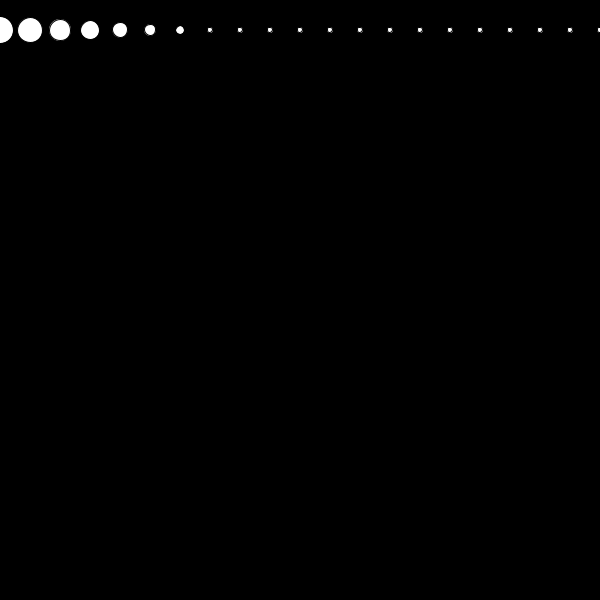
Frame 1 (no input)
Frame 60 (the mouse pressed at the canvas centre just before this capture): identical to frame 1, image omitted
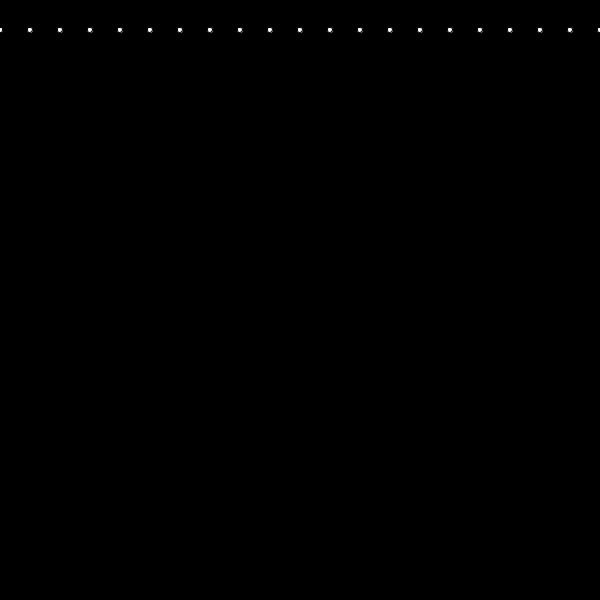
Frame 120 (the mouse held since frame 60 and released just before this capture)

The Processing sketch that drew these frames (run headless with seeded random() and noise(); from frame 60 on, the mouse is pressed at the canvas centre):

// Processing sketch: distanceReactingSpots
// ── distanceReactingSpots.pde
Spot [] mySpot = new Spot[30];  // we delcare the array of objects

// this means: use the class Spot, make it an array called mySpot. Create an array of 30 objects using the class Spot.
// in short: create an array of "Spots" with 30 elements.

void setup() {
  size(600, 600);
  smooth();

  for (int i=0; i<mySpot.length; i++) {
      mySpot [i] = new Spot(30 * i, 30, 20); // We assign the elements of the array, and we give it some properties
  }
}


void draw() {
  background(0);

  for (int i=0; i<mySpot.length; i++) {
      mySpot[i].update(mouseX, mouseY);
      mySpot[i].display();
  }
}


// ── spot.pde
class Spot {
  
  // we define the variables
  // these variables are accesible 
  float x;
  float y;
  float mx;
  float my;
  float sz;
  float mouseDist;
  float mouseDistMapped;
  
  // this is the Constructor
  // The Constructor is used for initializing data for the object
  // It's like the initials parameters needed to create the object
  // Note the syntax. There is no "void" before the name
  Spot(float xPos, float yPos, float spotSize){
    x = xPos;      // assign xPos (a number coming from outside the class) to x (a local variable)
    y = yPos;      // same case with y and yPos
    sz = spotSize; // same for sz and spotSize
  }
  
  
  // The functions inside a class are called Methods
  // this "update" method is to check things every frame
  // in this case we are checking the mouse position 
  // the name "update" is just a name
  void update(float mousePosX, float mousePosY){
    mx = mousePosX;
    my = mousePosY;
    mouseDist = dist(x, y, mx, my);
    mouseDist = constrain(mouseDist, 0, 200);
    mouseDistMapped = map(mouseDist, 0, 200, 1.5, 0.3);
  }
  
  
  // with this method we draw
  // To be less confusing, we call this method "display", but could be "draw" or any other name
  void display(){
    // draw an ellipse
    // note that we are controlling the size with mouseDistanceMapped (that gives us a number between 0 and 1
    // what we do is multiply the size by a number between 0 and 1, so it's like a percentage
    ellipse(x, y, sz * mouseDistMapped, sz * mouseDistMapped); 
  }
   
  
  
  
}
